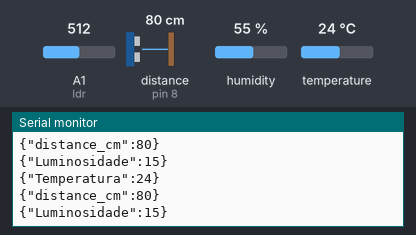
Recording of a sketch running on a simulated Arduino Uno, built with avr-gcc and run on an emulated ATmega328P. Shown: the last lines printed to the serial monitor. Wiring (inferred from the names in the program): ultrasonic range finder: trigger pin 7; echo pin 8. The inputs (shaded band) are chosen by the test bench; at power-on: distance to the obstacle (sensor on pin 8) 80 cm, temperature 24 °C, humidity 55 %, A1 (ldr) = 512. The echo pulse lasts 58.3 µs per cm.

Above: at 4.8 s.
4.9 s: distance to the obstacle (sensor on pin 8) set to 2 cm
At 8.6 s:
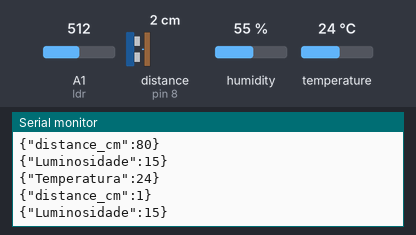
9.9 s: temperature set to 12 °C
At 12.6 s:
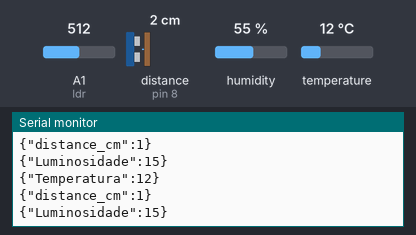
14.9 s: distance to the obstacle (sensor on pin 8) set to 250 cm
At 17.3 s:
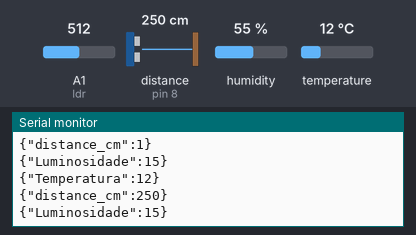
24.3 s: humidity set to 68 %
At 28.7 s:
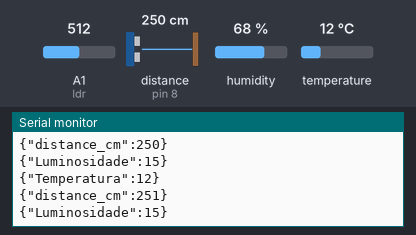
29.3 s: temperature set to 19 °C
At 33.3 s:
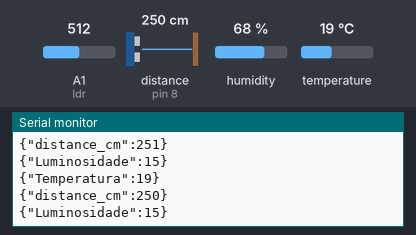
Timing chart, 0 to 34.8 s (numbered marks = the images above; inputs shaded):
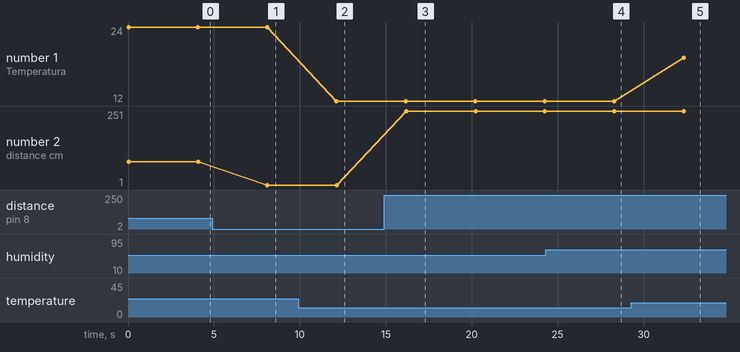

Measured:
- after the input at 4.9 s, the serial monitor: prints a new line after 3.2 s (image 1)
- after the input at 9.9 s, the serial monitor: prints a new line after 2.2 s (image 2)
- after the input at 14.9 s, the serial monitor: prints a new line after 1.3 s (image 3)
- after the input at 24.3 s, the serial monitor: prints a new line after 4.0 s (image 4)
- after the input at 29.3 s, the serial monitor: prints a new line after 3.0 s (image 5)
- plotted number 1: 24 → 12 after the input at 9.9 s, 12 → 19 after the input at 29.3 s
- plotted number 2: 80 → 1 after the input at 4.9 s, 1 → 250 after the input at 14.9 s, 250 → 251 after the input at 24.3 s, 251 → 250 after the input at 29.3 s

The sketch:

check_4.ino
```cpp
/////Json
#include <ArduinoJson.h>
const int TAMANHO = 150;  //define o tamanho do buffer para o json

///// Sensor DTH
#include "DHT.h"
#define DHTPIN  9  //define o pino usado no arduino
#define DHTTYPE DHT11
DHT dht(DHTPIN, DHTTYPE); //declara a objeto da classe

// luminosidade
int ldr = A1;

// sensor de distancia
int cm = 0;
int triggerPin = 7;
int echoPin = 8;

long readUltrasonicDistance(int triggerPin, int echoPin)
{
  pinMode(triggerPin, OUTPUT);
  digitalWrite(triggerPin, LOW);
  delayMicroseconds(2);

  digitalWrite(triggerPin, HIGH);
  delayMicroseconds(10);
  digitalWrite(triggerPin, LOW);
  pinMode(echoPin, INPUT);

  return pulseIn(echoPin, HIGH);
}

void setup()
{
  //inicialia c sensor
  dht.begin();

  //inicializa comunicação serial
  Serial.begin(9600);


}

void loop()
{
  StaticJsonDocument<TAMANHO> json; //Aloca buffer para objeto json

  // ldr
   int valLDR = analogRead(ldr);

  // Faz a leitura da temperatura
  float temp = dht.readTemperature();
  // faz a leitura da humidade
  float umi = dht.readHumidity();

   cm = 0.01723 * readUltrasonicDistance(triggerPin, echoPin);

  //temperatura
  StaticJsonDocument<TAMANHO> doc;
  doc["Temperatura"] = temp; // Adicionar a variável cm ao JSON

  StaticJsonDocument<TAMANHO> dist;
  dist["distance_cm"] = cm; // Adicionar a variável cm ao JSON

  // luz
  StaticJsonDocument<TAMANHO> luz;
  luz["Luminosidade"] = ldr; // Adicionar a variável cm ao JSON


  serializeJson(doc, Serial);
  Serial.println();
  serializeJson(dist, Serial);
  Serial.println();
  serializeJson(luz, Serial);
   Serial.println();

  delay(4000);
}
```
